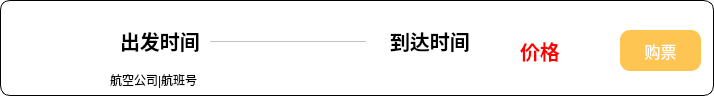
<?xml version="1.0" encoding="UTF-8"?>
<ui version="4.0">
 <class>flightCard</class>
 <widget class="QWidget" name="flightCard">
  <property name="geometry">
   <rect>
    <x>0</x>
    <y>0</y>
    <width>714</width>
    <height>96</height>
   </rect>
  </property>
  <property name="windowTitle">
   <string>Form</string>
  </property>
  <property name="styleSheet">
   <string notr="true">#flightCard{
border: 1px solid #000000; 
border-radius: 10px;
background-color: #ffffff;
padding: 10px;
}
</string>
  </property>
  <widget class="QLabel" name="iconLabel">
   <property name="geometry">
    <rect>
     <x>10</x>
     <y>0</y>
     <width>101</width>
     <height>91</height>
    </rect>
   </property>
   <property name="text">
    <string/>
   </property>
  </widget>
  <widget class="QLabel" name="departimeLabel">
   <property name="geometry">
    <rect>
     <x>120</x>
     <y>20</y>
     <width>121</width>
     <height>41</height>
    </rect>
   </property>
   <property name="styleSheet">
    <string notr="true">#departimeLabel{
font-size: 20px; 
font-weight: bold
}</string>
   </property>
   <property name="text">
    <string>出发时间</string>
   </property>
  </widget>
  <widget class="QLabel" name="label">
   <property name="geometry">
    <rect>
     <x>210</x>
     <y>20</y>
     <width>211</width>
     <height>41</height>
    </rect>
   </property>
   <property name="styleSheet">
    <string notr="true">#label{
	color: rgb(186, 186, 186);
}</string>
   </property>
   <property name="text">
    <string>—————————————</string>
   </property>
  </widget>
  <widget class="QLabel" name="arrivalLabel">
   <property name="geometry">
    <rect>
     <x>390</x>
     <y>20</y>
     <width>121</width>
     <height>41</height>
    </rect>
   </property>
   <property name="styleSheet">
    <string notr="true">#arrivalLabel{
font-size: 20px; 
font-weight: bold
}</string>
   </property>
   <property name="text">
    <string>到达时间</string>
   </property>
  </widget>
  <widget class="QLabel" name="price">
   <property name="geometry">
    <rect>
     <x>520</x>
     <y>20</y>
     <width>81</width>
     <height>61</height>
    </rect>
   </property>
   <property name="styleSheet">
    <string notr="true">#price{
	color: rgb(255, 0, 0);
	font-size: 20px;
	font-weight: bold
}</string>
   </property>
   <property name="text">
    <string>价格</string>
   </property>
  </widget>
  <widget class="QPushButton" name="buyPushButton">
   <property name="geometry">
    <rect>
     <x>620</x>
     <y>30</y>
     <width>81</width>
     <height>41</height>
    </rect>
   </property>
   <property name="styleSheet">
    <string notr="true">#buyPushButton{
	color: rgb(255, 255, 255);
	background-color: rgb(255, 197, 82);
	border-radius: 10px;
	font-size: 16px;  
}
#buyPushButton:hover{
	color: rgb(255, 255, 255);
	background-color: rgb(255, 163, 87);
	border-radius: 10px;
	
}
#buyPushButton:pressed {
    background-color: rgb(255, 163, 87);
    border: 1px solid #555;  /* 按下时改变边框颜色 */
	border-radius: 10px;
	font-size: 12px;  /* 鼠标按下时，字体缩小 */
}</string>
   </property>
   <property name="text">
    <string>购票</string>
   </property>
  </widget>
  <widget class="QLabel" name="airlineLabel">
   <property name="geometry">
    <rect>
     <x>110</x>
     <y>70</y>
     <width>281</width>
     <height>19</height>
    </rect>
   </property>
   <property name="text">
    <string>航空公司|航班号</string>
   </property>
  </widget>
 </widget>
 <resources/>
 <connections/>
</ui>
